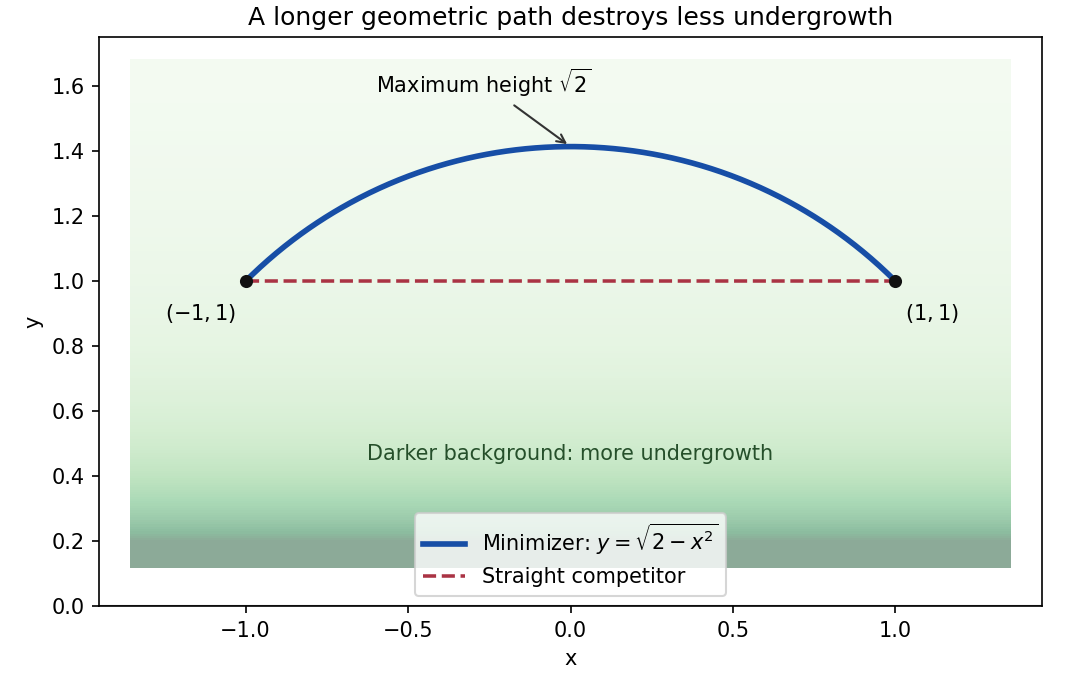

This figure's Python source:
"""Original semicircular least-destruction path. Save PNG to cwd."""
from pathlib import Path
import matplotlib
matplotlib.use('Agg')
import matplotlib.pyplot as plt
import numpy as np


def main():
    fig, ax = plt.subplots(figsize=(7.1, 4.5), layout='constrained')
    xx, yy = np.meshgrid(np.linspace(-1.35, 1.35, 240), np.linspace(0.12, 1.68, 220))
    ax.pcolormesh(xx, yy, np.minimum(1/yy, 5), cmap='Greens', shading='nearest', alpha=0.45, vmin=0, vmax=5)
    x = np.linspace(-1, 1, 400)
    y = np.sqrt(2-x*x)
    ax.plot(x, y, color='#174ea6', lw=2.7, label=r'Minimizer: $y=\sqrt{2-x^2}$')
    ax.plot([-1, 1], [1, 1], '--', color='#aa3344', lw=1.7, label='Straight competitor')
    ax.scatter([-1, 1], [1, 1], color='#111111', s=28, zorder=5)
    ax.text(-1.03, 0.88, r'$(-1,1)$', ha='right', fontsize=10)
    ax.text(1.03, 0.88, r'$(1,1)$', ha='left', fontsize=10)
    ax.annotate(r'Maximum height $\sqrt{2}$', xy=(0, np.sqrt(2)), xytext=(-0.6, 1.58),
                arrowprops={'arrowstyle':'->', 'color':'#333333'}, fontsize=10)
    ax.text(0, 0.45, 'Darker background: more undergrowth', ha='center', fontsize=10, color='#254f2a')
    ax.legend(loc='lower center', frameon=True, facecolor='white', fontsize=10)
    ax.axhline(0, color='#555555', lw=1)
    ax.set(xlim=(-1.45, 1.45), ylim=(0, 1.75), xlabel='x', ylabel='y',
           title='A longer geometric path destroys less undergrowth')
    ax.set_aspect('equal', adjustable='box')
    fig.savefig(Path.cwd() / 'paper-1-q9-minimum-destruction-path.png', dpi=150, facecolor='white')
    plt.close(fig)


if __name__ == '__main__':
    main()
